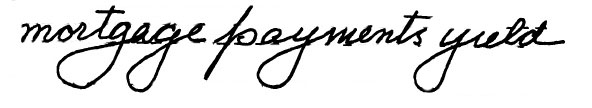
#> input picture lowerZone.jpg, 592 x 108 px; its folder holds only this picture in this run
$ python -i letterSize.py   (imports and definitions only)
#> lines starting #> are read from the running program, lines starting #| are printed output that depends on the picture; after the words box and inside, x2 and y2 are one past the last pixel; in counts of white or black regions, pixels touching at a corner belong together
import pandas as pd
import numpy as np
import os
import cv2


def bilateralFilter(image, d, sig):
    image = cv2.bilateralFilter(image, d, sig, sig)
    return image

def threshold(image, t):
    image = cv2.cvtColor(image, cv2.COLOR_BGR2GRAY)
    ret, image = cv2.threshold(image, t, 255, cv2.THRESH_BINARY_INV)
#     ret, image = cv2.threshold(image, t, 255, cv2.THRESH_BINARY)
    return image

def dilate(image, kernalSize):
    kernel = np.ones(kernalSize, np.uint8)
    kernel
    image = cv2.dilate(image, kernel, iterations=1)
    return image

ANCHOR_POINT = 6000
MIDZONE_THRESHOLD = 15000
MIN_HANDWRITING_HEIGHT_PIXEL = 20

def horizontalProjection(img):
    # Return a list containing the sum of the pixels in each row
    (h, w) = img.shape[:2]
    sumRows = []
    for j in range(h):
        row = img[j:j+1, 0:w]  # y1:y2, x1:x2
        sumRows.append(np.sum(row))
    return sumRows


''' function to calculate vertical projection of the image pixel columns and return it '''


def verticalProjection(img):
    # Return a list containing the sum of the pixels in each column
    (h, w) = img.shape[:2]
    sumCols = []
    for j in range(w):
        col = img[0:h, j:j+1]  # y1:y2, x1:x2
        sumCols.append(np.sum(col))
    return sumCols


''' function to extract lines of handwritten text from the image using horizontal projection '''


def extractLines(img):

    global LETTER_SIZE
    global LINE_SPACING
    global TOP_MARGIN
    # apply bilateral filter
    dim = img.shape
    #print(dim)
    filtered = bilateralFilter(img, 5,50)

    # convert to grayscale and binarize the image by INVERTED binary thresholding
    # it's better to clear unwanted dark areas at the document left edge and use a high threshold value to preserve more text pixels
    thresh = threshold(filtered, 160)
    # cv2.imshow('thresh', lthresh)

    # extract a python list containing values of the horizontal projection of the image into 'hp'
    hpList = horizontalProjection(thresh)

    # Extracting 'Top Margin' feature.
    topMarginCount = 0
    for sum in hpList:
        # sum can be strictly 0 as well. Anyway we take 0 and 255.
        if (sum <= 255):
            topMarginCount += 1
        else:
            break

    # print "(Top margin row count: "+str(topMarginCount)+")"

    # FIRST we extract the straightened contours from the image by looking at occurance of 0's in the horizontal projection.
    lineTop = 0
    lineBottom = 0
    spaceTop = 0
    spaceBottom = 0
    indexCount = 0
    setLineTop = True
    setSpaceTop = True
    includeNextSpace = True
    space_zero = []  # stores the amount of space between lines
    lines = []  # a 2D list storing the vertical start index and end index of each contour

    # we are scanning the whole horizontal projection now
    for i, sum in enumerate(hpList):
        # sum being 0 means blank space
        if (sum == 0):
            if (setSpaceTop):
                spaceTop = indexCount
                setSpaceTop = False  # spaceTop will be set once for each start of a space between lines
            indexCount += 1
            spaceBottom = indexCount
            if (i < len(hpList)-1):  # this condition is necessary to avoid array index out of bound error
                # if the next horizontal projectin is 0, keep on counting, it's still in blank space
                if (hpList[i+1] == 0):
                    continue
            # we are using this condition if the previous contour is very thin and possibly not a line
            if (includeNextSpace):
                space_zero.append(spaceBottom-spaceTop)
            else:
                if (len(space_zero) == 0):
                    previous = 0
                else:
                    previous = space_zero.pop()
                space_zero.append(previous + spaceBottom-lineTop)
            # next time we encounter 0, it's begining of another space so we set new spaceTop
            setSpaceTop = True

        # sum greater than 0 means contour
        if (sum > 0):
            if (setLineTop):
                lineTop = indexCount
                setLineTop = False  # lineTop will be set once for each start of a new line/contour
            indexCount += 1
            lineBottom = indexCount
            if (i < len(hpList)-1):  # this condition is necessary to avoid array index out of bound error
                # if the next horizontal projectin is > 0, keep on counting, it's still in contour
                if (hpList[i+1] > 0):
                    continue

                # if the line/contour is too thin <10 pixels (arbitrary) in height, we ignore it.
                # Also, we add the space following this and this contour itself to the previous space to form a bigger space: spaceBottom-lineTop.
                if (lineBottom-lineTop < 20):
                    includeNextSpace = False
                    setLineTop = True  # next time we encounter value > 0, it's begining of another line/contour so we set new lineTop
                    continue
            # the line/contour is accepted, new space following it will be accepted
            includeNextSpace = True

            # append the top and bottom horizontal indices of the line/contour in 'lines'
            lines.append([lineTop, lineBottom])
            setLineTop = True  # next time we encounter value > 0, it's begining of another line/contour so we set new lineTop

    '''
	# Printing the values we found so far.
	for i, line in enumerate(lines):
		print
		print i
		print line[0]
		print line[1]
		print len(hpList[line[0]:line[1]])
		print hpList[line[0]:line[1]]

	for i, line in enumerate(lines):
		cv2.imshow("line "+str(i), img[line[0]:line[1], : ])
	'''

    # SECOND we extract the very individual lines from the lines/contours we extracted above.
    fineLines = []  # a 2D list storing the horizontal start index and end index of each individual line
    for i, line in enumerate(lines):

        # 'anchor' will locate the horizontal indices where horizontal projection is > ANCHOR_POINT for uphill or < ANCHOR_POINT for downhill(ANCHOR_POINT is arbitrary yet suitable!)
        anchor = line[0]
        anchorPoints = []  # python list where the indices obtained by 'anchor' will be stored
        # it implies that we expect to find the start of an individual line (vertically), climbing up the histogram
        upHill = True
        # it implies that we expect to find the end of an individual line (vertically), climbing down the histogram
        downHill = False
        # we put the region of interest of the horizontal projection of each contour here
        segment = hpList[line[0]:line[1]]

        for j, sum in enumerate(segment):
            if (upHill):
                if (sum < ANCHOR_POINT):
                    anchor += 1
                    continue
                anchorPoints.append(anchor)
                upHill = False
                downHill = True
            if (downHill):
                if (sum > ANCHOR_POINT):
                    anchor += 1
                    continue
                anchorPoints.append(anchor)
                downHill = False
                upHill = True

        # print anchorPoints

        # we can ignore the contour here
        if (len(anchorPoints) < 2):
            continue

        '''
		# the contour turns out to be an individual line
		if(len(anchorPoints)<=3):
			fineLines.append(line)
			continue
		'''
        # len(anchorPoints) > 3 meaning contour composed of multiple lines
        lineTop = line[0]
        for x in range(1, len(anchorPoints)-1, 2):
            # 'lineMid' is the horizontal index where the segmentation will be done
            lineMid = (anchorPoints[x]+anchorPoints[x+1])/2
            lineBottom = lineMid
            # line having height of pixels <20 is considered defects, so we just ignore it
            # this is a weakness of the algorithm to extract lines (anchor value is ANCHOR_POINT, see for different values!)
            if (lineBottom-lineTop < 20):
                continue
            fineLines.append([lineTop, lineBottom])
            lineTop = lineBottom
        if (line[1]-lineTop < 20):
            continue
        fineLines.append([lineTop, line[1]])

    # LINE SPACING and LETTER SIZE will be extracted here
    # We will count the total number of pixel rows containing upper and lower zones of the lines and add the space_zero/runs of 0's(excluding first and last of the list ) to it.
    # We will count the total number of pixel rows containing midzones of the lines for letter size.
    # For this, we set an arbitrary (yet suitable!) threshold MIDZONE_THRESHOLD = 15000 in horizontal projection to identify the midzone containing rows.
    # These two total numbers will be divided by number of lines (having at least one row>MIDZONE_THRESHOLD) to find average line spacing and average letter size.
    space_nonzero_row_count = 0
    midzone_row_count = 0
    lines_having_midzone_count = 0
    flag = False
    # [4 lines of commented-out code are left out]
    fineLines1 = [[int(value) for value in sublist] for sublist in fineLines]

    #print(hpList[line[0]:line[1]-5])
    for i, line in enumerate(fineLines1):
        segment = hpList[line[0]:line[1]]
        for j, sum in enumerate(segment):
            if (sum < MIDZONE_THRESHOLD):
                space_nonzero_row_count += 1
            else:
                midzone_row_count += 1
                flag = True

        # This line has contributed at least one count of pixel row of midzone
        if (flag):
            lines_having_midzone_count += 1
            flag = False

    # error prevention ^-^
    if (lines_having_midzone_count == 0):
        lines_having_midzone_count = 1

    # excluding first and last entries: Top and Bottom margins
    total_space_row_count = space_nonzero_row_count + np.sum(space_zero[1:-1])
    # the number of spaces is 1 less than number of lines but total_space_row_count contains the top and bottom spaces of the line
    average_line_spacing = float(
        total_space_row_count) / lines_having_midzone_count
    average_letter_size = float(midzone_row_count) / lines_having_midzone_count
    # letter size is actually height of the letter and we are not considering width
    LETTER_SIZE = average_letter_size
    # error prevention ^-^
    if (average_letter_size == 0):
        average_letter_size = 1
    # We can't just take the average_line_spacing as a feature directly. We must take the average_line_spacing relative to average_letter_size.
    # Let's take the ratio of average_line_spacing to average_letter_size as the LINE SPACING, which is perspective to average_letter_size.
    relative_line_spacing = average_line_spacing / average_letter_size
    LINE_SPACING = relative_line_spacing

    # Top marging is also taken relative to average letter size of the handwritting
    relative_top_margin = float(topMarginCount) / average_letter_size
    TOP_MARGIN = relative_top_margin

    '''
	# showing the final extracted lines
	for i, line in enumerate(fineLines):
		cv2.imshow("line "+str(i), img[line[0]:line[1], : ])
	'''

    # [9 lines of commented-out code are left out]
    '''
	print ("Average letter size: "+str(average_letter_size))
	print ("Top margin relative to average letter size: "+str(relative_top_margin))
	print ("Average line spacing relative to average letter size: "+str(relative_line_spacing))
	'''
    return LETTER_SIZE


def letter_size_extract(file_name):
    image = cv2.imread(file_name)
    letter_size = extractLines(image)

    return [letter_size]

>>> import cv2
>>> picture = cv2.imread('lowerZone.jpg')
#> picture is the input picture: shape (108, 592, 3); min 0, max 255, mean 227.2
>>> result = extractLines(picture)
#> in threshold, `ret, image = cv2.threshold(image, t, 255, cv2.THRESH_BINARY_INV)`:
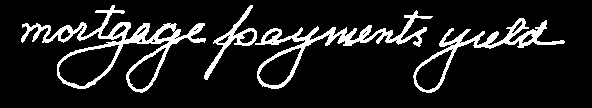
#> image: shape (108, 592); 11.3% white; 4 white regions, box (x1, y1, x2, y2) and area: (21, 5, 206, 93) 2918, (255, 10, 433, 89) 2064, (413, 18, 565, 93) 1602, (204, 5, 257, 80) 672
#> in threshold, `ret, image = cv2.threshold(image, t, 255, cv2.THRESH_BINARY_INV)`: ret = 160
#> after the loop in horizontalProjection, `for j in range(h):`: sumRows = 108 values, max 74970 at index 40, min 0 at index 0, mean 17132.2
#> in extractLines, `hpList = horizontalProjection(thresh)`: hpList has the same summary as sumRows in horizontalProjection
#> the loop in extractLines, `for sum in hpList:` made 6 passes
#> sum on passes 2 to 6: 0, 0, 0, 0, 1530
#> after the loop in extractLines, `for sum in hpList:`: topMarginCount = 5
#> the loop in extractLines, `for i, sum in enumerate(hpList):` made 108 passes
#> (sum, spaceTop, setSpaceTop) on pass 1: (0, 0, False)
#> (sum, lineTop, setLineTop) on pass 6: (1530, 5, False)
#> after the loop in extractLines, `for i, sum in enumerate(hpList):`: indexCount = 108; lineTop = 5; lines = [[5, 93]]; spaceTop = 93; space_zero = [5, 15]
#> the loop in extractLines, `for i, line in enumerate(lines):  # 'anchor' will locate the horizonta..` made 1 pass
#> line on pass 1: [5, 93]
#> after the loop in extractLines, `for i, line in enumerate(lines):`: fineLines = [[5, 93]]
#> the loop in extractLines, `for i, line in enumerate(fineLines1):` made 1 pass
#> (line, lines_having_midzone_count, flag) on pass 1: ([5, 93], 1, False)
#> after the loop in extractLines, `for i, line in enumerate(fineLines1):`: lines_having_midzone_count = 1; midzone_row_count = 26; space_nonzero_row_count = 62
#> in extractLines, `average_letter_size = float(midzone_row_count) / lines_having_midzone_..`: average_letter_size = 26
#> in extractLines, `relative_line_spacing = average_line_spacing / average_letter_size`: relative_line_spacing = 2.38
#> in extractLines, `relative_top_margin = float(topMarginCount) / average_letter_size`: relative_top_margin = 0.192
#> result = 26

$ run again, on h06-092-s00-00.png
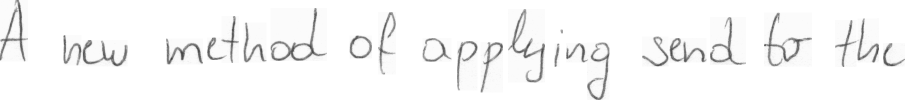
#> input picture h06-092-s00-00.png, 1809 x 200 px (shown at 1/2 size)
#> picture is the input picture: shape (200, 1809, 3); min 58, max 255, mean 246.3
#> in threshold, `ret, image = cv2.threshold(image, t, 255, cv2.THRESH_BINARY_INV)`:
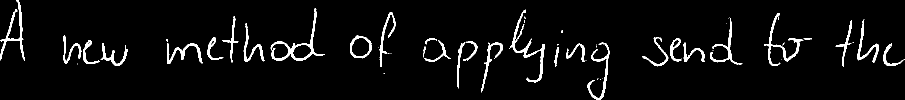
#> image: shape (200, 1809) (shown at 1/2 size); 4.4% white; 61 white regions (29 under 20 px), largest, box (x1, y1, x2, y2) and area: (541, 16, 650, 121) 1354, (1021, 19, 1090, 165) 1171, (1528, 26, 1607, 132) 1045
#> ret = 160
#> after the loop in horizontalProjection, `for j in range(h):`: sumRows = 200 values, max 81600 at index 90, min 765 at index 3, mean 20303.1
#> hpList has the same summary as sumRows in horizontalProjection
#> the loop in extractLines, `for sum in hpList:` made 1 pass
#> sum on pass 1: 1020
#> after the loop in extractLines, `for sum in hpList:`: topMarginCount = 0
#> the loop in extractLines, `for i, sum in enumerate(hpList):` made 200 passes
#> (sum, lineTop, setLineTop) on pass 1: (1020, 0, False)
#> after the loop in extractLines, `for i, sum in enumerate(hpList):`: indexCount = 200; lineTop = 0; lines = [[0, 200]]; spaceTop = 0; space_zero = []
#> the loop in extractLines, `for i, line in enumerate(lines):  # 'anchor' will locate the horizonta..` made 1 pass
#> line on pass 1: [0, 200]
#> after the loop in extractLines, `for i, line in enumerate(lines):`: fineLines = [[0, 144.5], [144.5, 200]]
#> fineLines1 = [[0, 144], [144, 200]]
#> the loop in extractLines, `for i, line in enumerate(fineLines1):` made 2 passes
#> (line, lines_having_midzone_count, flag) on pass 1: ([0, 144], 1, False)
#> after the loop in extractLines, `for i, line in enumerate(fineLines1):`: lines_having_midzone_count = 1; midzone_row_count = 60; space_nonzero_row_count = 140
#> average_letter_size = 60
#> relative_line_spacing = 2.33
#> relative_top_margin = 0
#> result = 60

$ run again, on m06-076-s05-00.png
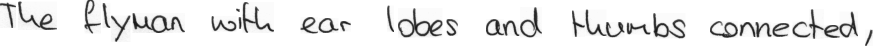
#> input picture m06-076-s05-00.png, 1745 x 92 px (shown at 1/2 size)
#> picture is the input picture: shape (92, 1745, 3); min 19, max 255, mean 233.6
#> in threshold, `ret, image = cv2.threshold(image, t, 255, cv2.THRESH_BINARY_INV)`:
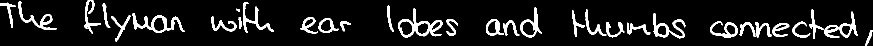
#> image: shape (92, 1745) (shown at 1/2 size); 9.6% white; 33 white regions, largest, box (x1, y1, x2, y2) and area: (796, 16, 885, 75) 1331, (265, 26, 370, 66) 1211, (1307, 26, 1371, 77) 946
#> ret = 160
#> after the loop in horizontalProjection, `for j in range(h):`: sumRows = 92 values, max 123420 at index 49, min 510 at index 91, mean 42526.8
#> hpList has the same summary as sumRows in horizontalProjection
#> the loop in extractLines, `for sum in hpList:` made 1 pass
#> sum on pass 1: 2550
#> after the loop in extractLines, `for sum in hpList:`: topMarginCount = 0
#> the loop in extractLines, `for i, sum in enumerate(hpList):` made 92 passes
#> (sum, lineTop, setLineTop) on pass 1: (2550, 0, False)
#> after the loop in extractLines, `for i, sum in enumerate(hpList):`: indexCount = 92; lineTop = 0; lines = [[0, 92]]; spaceTop = 0; space_zero = []
#> the loop in extractLines, `for i, line in enumerate(lines):  # 'anchor' will locate the horizonta..` made 1 pass
#> line on pass 1: [0, 92]
#> after the loop in extractLines, `for i, line in enumerate(lines):`: fineLines = [[0, 92]]
#> the loop in extractLines, `for i, line in enumerate(fineLines1):` made 1 pass
#> (line, lines_having_midzone_count, flag) on pass 1: ([0, 92], 1, False)
#> after the loop in extractLines, `for i, line in enumerate(fineLines1):`: lines_having_midzone_count = 1; midzone_row_count = 56; space_nonzero_row_count = 36
#> average_letter_size = 56
#> relative_line_spacing = 0.643
#> relative_top_margin = 0
#> result = 56
